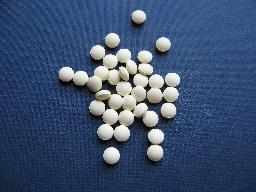
//> input picture C++/test.jpg, 256 x 192 px, given in place of the camera
$ ./background   (built with g++ and OpenCV 4, older OpenCV classes emulated)
//> lines starting //> are read from the running program, lines starting //| are printed output that depends on the picture
#include<opencv2/opencv.hpp>
#include<iostream>
#include<vector>
#include <stdio.h>
#include <stdlib.h>

using namespace cv;
using namespace std;

int parking_count = 0;
bool traceParking = false;
bool backProjMode = false;
int vmin = 10, vmax = 256, smin = 30;
int trackObject = 0;

vector<Point> parking; // polygon that enclose a parking space;


/*
 * Drawing ang getting the rect (polygon) that
 * encircle a parking space.
 */
void onMouse( int event, int x, int y, int flags, void* param )
{
	switch( event )
	{
		case CV_EVENT_LBUTTONDOWN:
			if (traceParking)
			{
				parking.push_back(Point(x,y));
			}
			break;
		case CV_EVENT_LBUTTONUP:
			break;
	}
}


/*
 * Draw area that is enclosing the parking space.
 *
 */
void drawPaking(Mat &img)
{
	// Draw parking space
	if (!traceParking)
	{
		const Point *pts = (const Point*) Mat(parking).data;
		int npts = Mat(parking).rows;
		polylines(img, &pts,&npts, 1,
				true,           		// draw closed contour (i.e. joint end to start)
				Scalar(0,255,0),		// colour RGB ordering (here = green)
				3,              		// line thickness
				CV_AA, 0);
	}
}

KalmanFilter* CreateKF(Mat initialState)
{
	KalmanFilter* kf = new KalmanFilter();
}


int main(int argc, char *argv[])
{
	RNG rng(12345);

	Mat frame;
	Mat back;
	Mat fore;
	Mat image;
	VideoCapture cap(0);
	Rect trackWindow;

	const int nmixtures =3;
	const bool bShadowDetection = false;
	const int history = 4;
	double dist2Center;
	int hsize = 16;
	float hranges[] = {0,180};
	const float* phranges = hranges;
	BackgroundSubtractorMOG2 bg (history,nmixtures,bShadowDetection);

	vector<vector<Point> > contours;

	namedWindow( "Histogram", 1 );
	namedWindow("Frame");
	namedWindow("Background");
	setMouseCallback( "Frame", onMouse, 0 );
	createTrackbar( "Vmin", "Frame", &vmin, 256, 0 );
	createTrackbar( "Vmax", "Frame", &vmax, 256, 0 );
	createTrackbar( "Smin", "Frame", &smin, 256, 0 );

	Mat hsv, hue, mask, hist, histimg = Mat::zeros(200, 320, CV_8UC3), backproj;

	vector<KalmanFilter> KFList;

	for(;;)
	{
		cap >> frame;
//> frame is the input picture: 192 rows x 256 cols, CV_8UC3; mean B, G, R 113, 80.8, 61.6
		bg.operator ()(frame,fore);
		bg.getBackgroundImage(back);
		frame.copyTo(image);
		erode(fore,fore,Mat());
		dilate(fore,fore,Mat());

		cvtColor(image, hsv, CV_BGR2HSV);
//> hsv: 192 rows x 256 cols, CV_8UC3; mean H, S, V 99.8, 136.3, 114.6
		findContours(fore,contours,CV_RETR_EXTERNAL,CV_CHAIN_APPROX_NONE); // CV_RETR_EXTERNAL retrieves only the extreme outer

		vector<vector<Point> > contours_poly( contours.size() );
		vector<Rect> boundRect( contours.size() );
		vector<Point2f>center( contours.size() );
		vector<float>radius( contours.size() );

		for( unsigned int i = 0; i< contours.size(); i++ )
		{
			Scalar color = Scalar( rng.uniform(0, 255), rng.uniform(0,255), rng.uniform(0,255) );
			approxPolyDP( Mat(contours[i]), contours_poly[i], 3, true);
			boundRect[i] = boundingRect ( Mat(contours_poly[i]) );

			double area = boundRect[i].area();
			if (area > 10000)
			{

				// Track if an object of interest has crossed a roi
				Point2f center(boundRect[i].x + boundRect[i].width/2.0, boundRect[i].y + boundRect[i].height/2.0);

				// Test if the center of a contour has crossed ROI (direction: going in or out)
				if (parking.size() > 3)
				{
					dist2Center = pointPolygonTest(parking, center, true);
				}
				cout << center << "is " << dist2Center << " distance from the contour. \n";
				putText(frame, "I", center, FONT_HERSHEY_COMPLEX_SMALL, 1.5, color, 1);
				rectangle(frame, boundRect[i].tl(), boundRect[i].br(), Scalar(100, 100, 200), 2, CV_AA);

				if( trackObject )
				{
					int _vmin = vmin, _vmax = vmax;

					inRange(hsv, Scalar(0, smin, MIN(_vmin,_vmax)),
							Scalar(180, 256, MAX(_vmin, _vmax)), mask);
					int ch[] = {0, 0};
					hue.create(hsv.size(), hsv.depth());
					mixChannels(&hsv, 1, &hue, 1, ch, 1);

					Mat roi(hue, boundRect[i]), maskroi(mask, boundRect[i]);
					calcHist(&roi, 1, 0, maskroi, hist, 1, &hsize, &phranges);
					normalize(hist, hist, 0, 255, CV_MINMAX);

					trackWindow = boundRect[i];
					trackObject = 1;

					histimg = Scalar::all(0);
					int binW = histimg.cols / hsize;
					Mat buf(1, hsize, CV_8UC3);
					for( int i = 0; i < hsize; i++ )
						buf.at<Vec3b>(i) = Vec3b(saturate_cast<uchar>(i*180./hsize), 255, 255);
					cvtColor(buf, buf, CV_HSV2BGR);

					for( int i = 0; i < hsize; i++ )
					{
						int val = saturate_cast<int>(hist.at<float>(i)*histimg.rows/255);
						rectangle( histimg, Point(i*binW,histimg.rows),
								Point((i+1)*binW,histimg.rows - val),
								Scalar(buf.at<Vec3b>(i)), -1, 8 );
					}

					calcBackProject(&hue, 1, 0, hist, backproj, &phranges);
					backproj &= mask;
					RotatedRect trackBox = CamShift(backproj, trackWindow,TermCriteria( CV_TERMCRIT_EPS | CV_TERMCRIT_ITER, 10, 1 ));
					trackBox.angle = 90-trackBox.angle;

					if( backProjMode )
						cvtColor( backproj, image, CV_GRAY2BGR );
					ellipse( image, trackBox, Scalar(0,0,255), 3, CV_AA );


				}

			}
		}
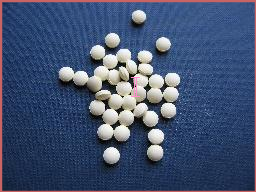
//> frame: 192 rows x 256 cols, CV_8UC3; mean B, G, R 112.9, 81.9, 66.6
//> histimg: 200 rows x 320 cols, CV_8UC3; every value is 0
//> after the loop, hsize = 16; trackWindow = Rect(0, 0, 0, 0); trackObject = 0


		/*
		 * Draw parking zone
		 */
		for (unsigned int j = 0; j < parking.size(); j++)
		{
			circle(frame, parking[j], 5, Scalar(0,0,255), -1);
		}
		drawPaking(frame);

		imshow("Frame",image);
		imshow("Background",back);
		imshow( "Histogram", histimg );

		char c = (char)waitKey(30);
//> the 'q' key is pressed
		if( c == 27 || c == 'q')
			break;
		switch(c)
		{
			case 's':
				traceParking = !traceParking;
				break;
			case 't':
				trackObject = !trackObject;
				break;
			case 'b':
				backProjMode = !backProjMode;
				break;
			case 'c':
				parking.clear();
				break;
			default:
				;
		}
	}
//> after the loop, trackObject = 0

	return 0;
}
